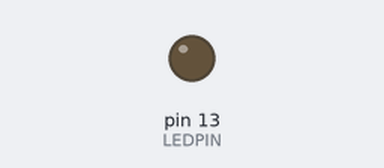
Recording of a sketch running on a simulated Arduino Uno, built with avr-gcc and run on an emulated ATmega328P. On the bench: output pins drawn as LEDs (lit = HIGH). What the sketch prints to the serial monitor is not drawn.

Above: at 0.7 s.
At 2.4 s:
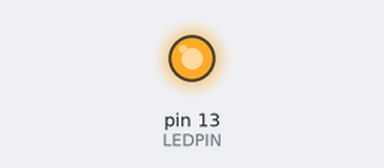
Timing chart, 0 to 5.2 s (numbered marks = the images above):
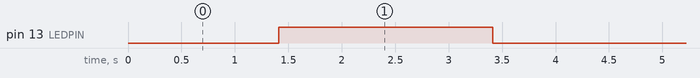

Measured:
- by itself, pin 13 (LEDPIN): alternates HIGH for 2.0 s and LOW for 2.0 s

The sketch:

master.ino
```cpp
#define LEDPIN 13

#define I2C 0
#define SERIAL 1

int protocol = SERIAL;

int8_t min_speed = -100;
int8_t max_speed = 100;
int8_t speed = 60;
int increment = 1;

void setup() {
  pinMode (LEDPIN, OUTPUT);

  Serial.begin(9600);
}

void loop() {
  // Set motor speed.
  set_speed(speed);

  if (speed == 0) {
    digitalWrite(LEDPIN, HIGH);
    stop_motor();

    delay(2000);

    digitalWrite(LEDPIN, LOW);
    start_motor();
  }

  if (speed >= max_speed) {
    increment = -1;
  } else if (speed <= min_speed) {
    increment = 1;
  }
  speed += increment;

  delay(10);
}

void start_motor() {
  // Enable left motor.
  Serial.write("{el}", 4);

  // Enable right motor.
  Serial.write("{er}", 4);
}

void stop_motor() {
  // Disable left motor.
  Serial.write("{dl}");

  // Disable right motor.
  Serial.write("{dr}");
}

void set_speed(int8_t value) {
  if (value != 0) {
    // Left motor command.
    char l_command[] = {'{', 'l', value, '}'};

    // Right motor command.
    char r_command[] = {'{', 'r', value, '}'};

    Serial.write(l_command, 4);
    Serial.write(r_command, 4);
  }
}
```
